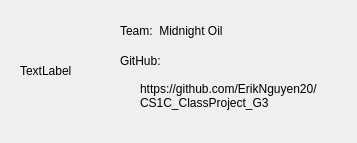
<?xml version="1.0" encoding="UTF-8"?>
<ui version="4.0">
 <class>contactus</class>
 <widget class="QDialog" name="contactus">
  <property name="geometry">
   <rect>
    <x>0</x>
    <y>0</y>
    <width>357</width>
    <height>143</height>
   </rect>
  </property>
  <property name="windowTitle">
   <string>Dialog</string>
  </property>
  <widget class="QLabel" name="label">
   <property name="geometry">
    <rect>
     <x>20</x>
     <y>20</y>
     <width>81</width>
     <height>101</height>
    </rect>
   </property>
   <property name="text">
    <string>TextLabel</string>
   </property>
  </widget>
  <widget class="QLabel" name="label_3">
   <property name="geometry">
    <rect>
     <x>120</x>
     <y>20</y>
     <width>151</width>
     <height>21</height>
    </rect>
   </property>
   <property name="text">
    <string>Team:  Midnight Oil</string>
   </property>
  </widget>
  <widget class="QLabel" name="label_4">
   <property name="geometry">
    <rect>
     <x>120</x>
     <y>50</y>
     <width>151</width>
     <height>21</height>
    </rect>
   </property>
   <property name="text">
    <string>GitHub:</string>
   </property>
  </widget>
  <widget class="QLabel" name="urlLabel">
   <property name="geometry">
    <rect>
     <x>140</x>
     <y>70</y>
     <width>191</width>
     <height>51</height>
    </rect>
   </property>
   <property name="text">
    <string>https://github.com/ErikNguyen20/CS1C_ClassProject_G3</string>
   </property>
   <property name="wordWrap">
    <bool>true</bool>
   </property>
   <property name="openExternalLinks">
    <bool>true</bool>
   </property>
  </widget>
 </widget>
 <resources/>
 <connections/>
</ui>
